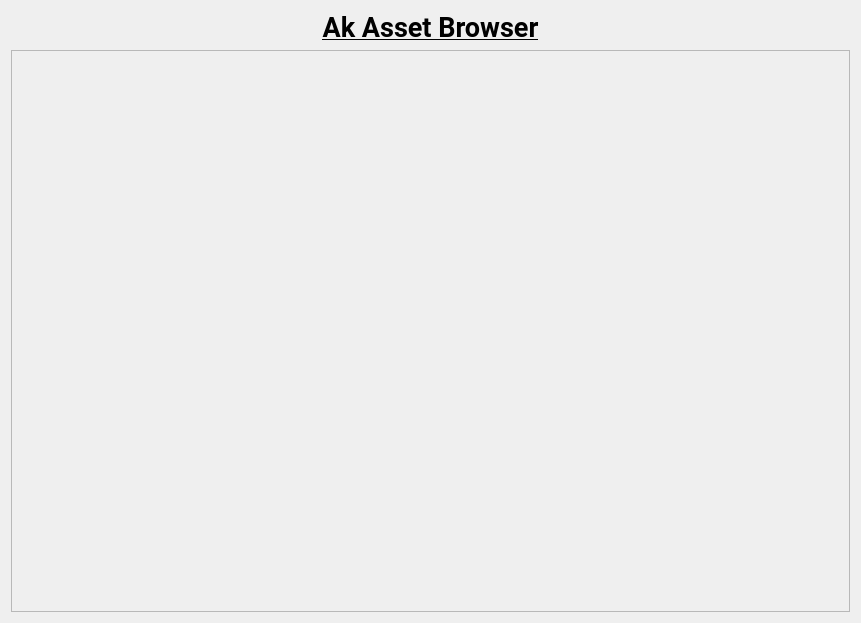
<?xml version="1.0" encoding="UTF-8"?>
<ui version="4.0">
 <class>Form</class>
 <widget class="QWidget" name="Form">
  <property name="geometry">
   <rect>
    <x>0</x>
    <y>0</y>
    <width>861</width>
    <height>623</height>
   </rect>
  </property>
  <property name="windowTitle">
   <string>Form</string>
  </property>
  <layout class="QGridLayout" name="gridLayout">
   <item row="0" column="0">
    <layout class="QVBoxLayout" name="verticalLayout">
     <item>
      <widget class="QLabel" name="label">
       <property name="font">
        <font>
         <family>Roboto</family>
         <pointsize>20</pointsize>
         <weight>75</weight>
         <bold>true</bold>
         <underline>true</underline>
         <strikeout>false</strikeout>
         <kerning>true</kerning>
        </font>
       </property>
       <property name="text">
        <string>Ak Asset Browser</string>
       </property>
       <property name="alignment">
        <set>Qt::AlignHCenter|Qt::AlignTop</set>
       </property>
      </widget>
     </item>
     <item>
      <widget class="QScrollArea" name="scrollArea">
       <property name="widgetResizable">
        <bool>true</bool>
       </property>
       <widget class="QWidget" name="scrollAreaWidgetContents">
        <property name="geometry">
         <rect>
          <x>0</x>
          <y>0</y>
          <width>835</width>
          <height>551</height>
         </rect>
        </property>
       </widget>
      </widget>
     </item>
    </layout>
   </item>
  </layout>
 </widget>
 <resources/>
 <connections/>
</ui>
